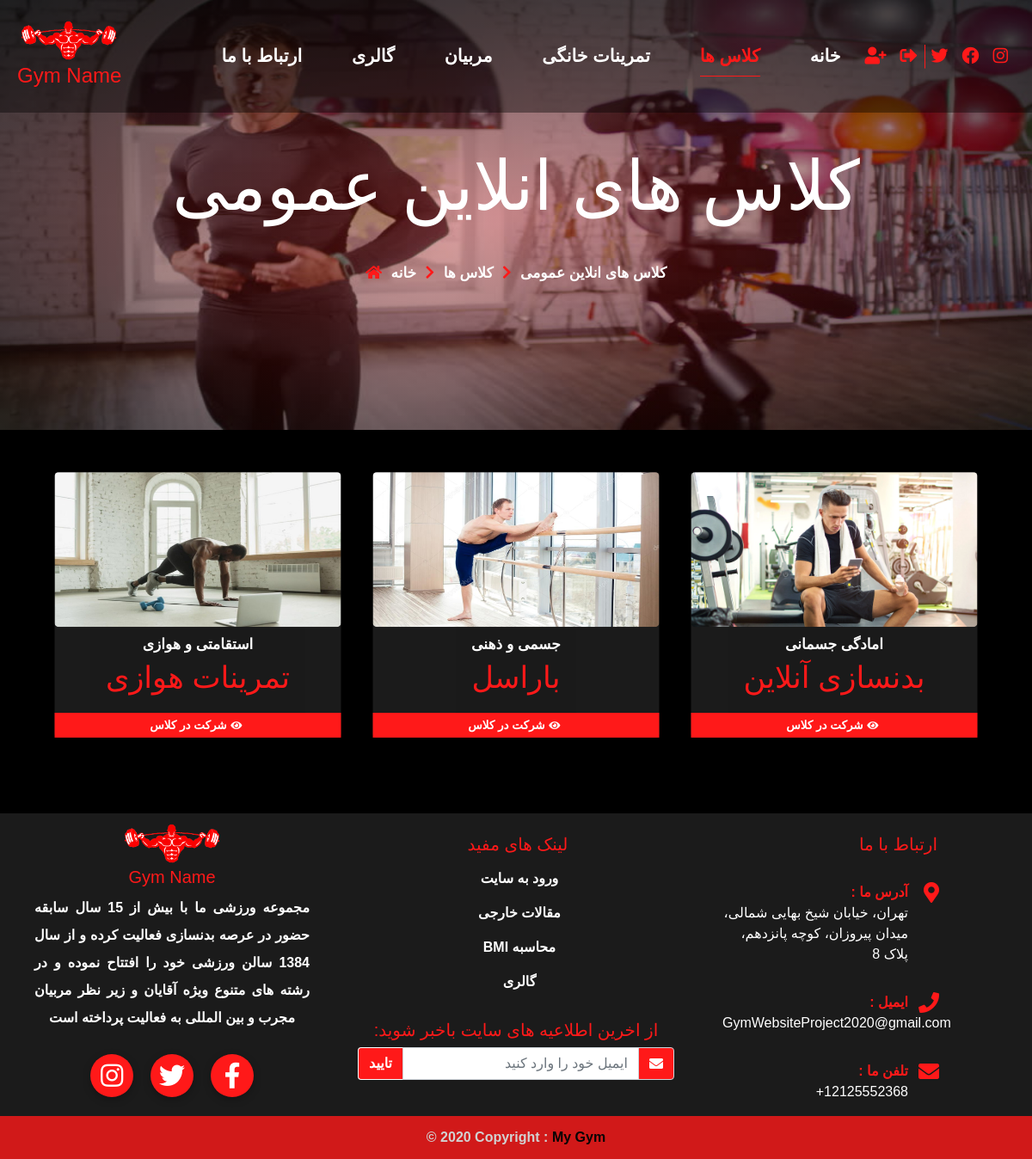
/classes/public_classes, run on an earlier commit of the app's database.
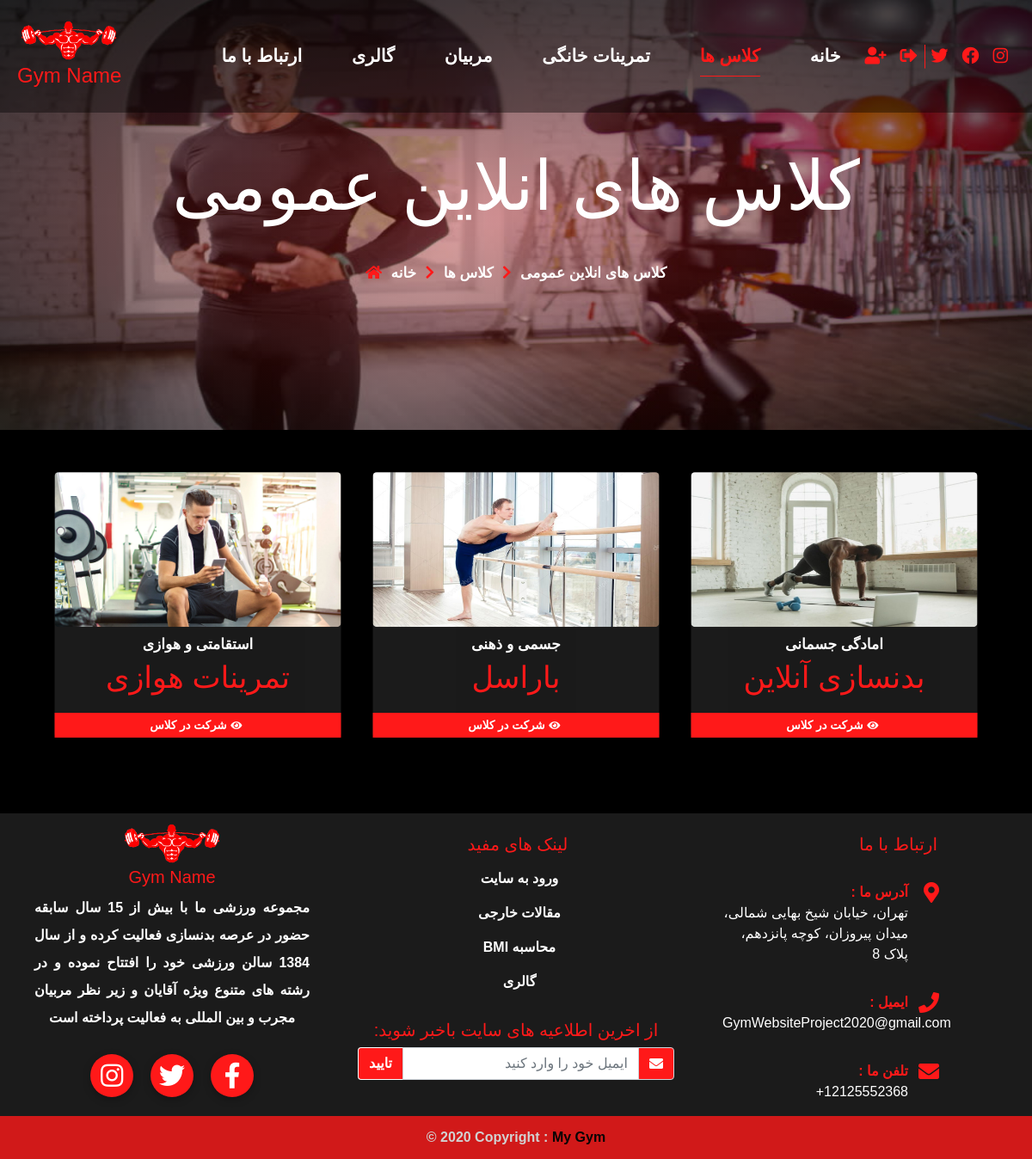
And on a later commit of the database.
### pages/models.py (models this page shows, shortened)
class Banner(models.Model):
    class Pages(models.TextChoices):
            page_1 = 'presence_class', "کلاس های حضوری"
            page_2 = 'online_private_class', "کلاس های انلاین خصوصی"
            page_3 = 'online_public_class', "کلاس های انلاین عمومی"
            page_4  = 'beginner_workouts', "تمرینات سطح مبتدی"
            page_5 = 'intermediate_workouts', "تمرینات سطح متوسط"
            page_6 = 'advanced_workouts', "تمرینات سطح پیشرفته"
            page_7 = 'our_team', "تیم ما"
            page_8 = 'gallery', "گالری"
            page_9 = 'contact_us', "ارتباط با ما"
            page_10 = 'profile', "پروفایل کاربری"
            page_11 = 'online_private_class_details', "جزئیات کلاس انلاین خصوصی"
            page_12 = 'online_public_class_details',"جزئیات کلاس انلاین عمومی"
            page_13 = 'presence_class_details',"جزئیات کلاس حضوری"
    image = models.ImageField(upload_to='banners/pages_banners/%Y/%m/%d')
    title = models.CharField(max_length=100)
    page = models.CharField(max_length=100,choices=Pages.choices,unique=True)
    class Meta:
        verbose_name_plural = "بنر ها"

### classes/models.py (models this page shows, shortened)
class PublicOnlineClass(models.Model):
    class Time(models.TextChoices):
            time_1 = '10:00-14:00', "10:00-14:00"
            time_2 = '14:00-16:00', "14:00-16:00"
            time_3 = '16:00-18:00', "16:00-18:00"
            time_4  = '18:00-20:00', "18:00-20:00"
            time_5 = '20:00-22:00', "20:00-22:00"
            closed = 'افلاین', "افلاین"
    coach = models.ForeignKey(Coach, on_delete=models.DO_NOTHING)
    title = models.CharField(max_length=200)
    workout_type = models.CharField(max_length=200, blank=True)
    image = models.ImageField(upload_to='classes/public_online_classes/%Y/%m/%d')
    description = models.TextField(blank=True)
    is_published = models.BooleanField(default=True)
    sunday = models.CharField(max_length=100,choices=Time.choices, default=Time.closed,verbose_name="یکشنبه")
    monday = models.CharField(max_length=100,choices=Time.choices, default=Time.closed,verbose_name="دوشنبه")
    tuesday = models.CharField(max_length=100,choices=Time.choices, default=Time.closed,verbose_name="سه شنبه")
    wednesday = models.CharField(max_length=100,choices=Time.choices, default=Time.closed,verbose_name="چهارشنبه")
    thursday = models.CharField(max_length=100,choices=Time.choices, default=Time.closed,verbose_name="پنجشنبه")
    friday = models.CharField(max_length=100,choices=Time.choices, default=Time.closed,verbose_name="جمعه")
    saturday = models.CharField(max_length=100,choices=Time.choices, default=Time.closed,verbose_name="شنبه")
    class Meta:
        verbose_name_plural = "کلاس های انلاین عمومی"

### contact_us/models.py (models this page shows, shortened)
class Contact_Info(models.Model):
    address = models.TextField()
    phone = PhoneNumberField(null=False, blank=False)
    email = models.EmailField()
    instagram_link = models.URLField(blank=True)
    facebook_link = models.URLField(blank=True)
    twitter_link = models.URLField(blank=True)
    bio = models.TextField()
    class Meta:
        verbose_name_plural = "اطلاعات سایت"

### classes/views.py (the view)
# urls.py: path('public_classes', views.public_classes, name='public_classes'),
def public_classes(request):
    classes = PublicOnlineClass.objects.filter(is_published=True).order_by('id')
    paginator = Paginator(classes,6)
    page = request.GET.get('page')
    paged_classes = paginator.get_page(page)
    banner = Banner.objects.filter(page="online_public_class").first()
    context = {
        'classes' : paged_classes,
        'banner' : banner,
    }
    return render(request, './classes/public-classes.html',context)

### pages/context_processors.py (called while the page is built, shortened)
def info(request):
    info = Contact_Info.objects.all()
    context = {
        'info' : info.first(),
    }
    all_users = User.objects.all()
    for user in all_users:
        active_registers , expired_registers = Register.objects.get_user_registers(user)
        for i in expired_registers:
            i.is_expired=True
            i.save()
    if request.user.is_authenticated:
        cart_obj, new_obj = Cart.objects.new_or_get(request.user)
        cart_count = cart_obj.selected_class.count() + cart_obj.online_selected_class.count()
        context.update({'cart_count' : cart_count})
    return(context)

### registers/models.py (called while the page is built)
def add_dates(sender, instance, *args, **kwrags):
    if instance.status == 'پرداخت شده':
        if instance.register_date is None and instance.expiration_date is None:
            instance.register_date = date.today()
            instance.expiration_date = date.today() + timedelta(days=1)

def pre_save_create_register_id(sender, instance, *args, **kwrags):
    if not instance.register_id:
        instance.register_id = unique_register_id_generator(instance)

def post_save_register(sender, instance, created, *args, **kwrags):
    if created:
        instance.update_total()

def change_cart_status(sender, instance, *args, **kwargs):
    if instance.status == "پرداخت شده":
        qs = Cart.objects.filter(id=instance.cart.id)
        qs.update(terminated=True)

    def get_user_registers(self,user):
        active_classes = []
        qs = self.get_queryset().filter(user=user, status="پرداخت شده")
        for i in qs:
            if i.expiration_date > date.today():
                active_classes.append(i)
        s = set(active_classes)
        expired_classes = [x for x in qs if x not in s]
        return active_classes, expired_classes

### templates/classes/public-classes.html (shortened to what this page needs)
{% extends 'base.html' %}
{% load humanize %}
{% block content %}
<section>
  <div class="banner" style="background-image: url('{{ banner.image.url }}');">
    <h1 data-aos="fade-up" data-aos-duration="800">{{ banner.title }}</h1>
    <div class="page-address">
      <span><i class="fa fa-home"></i></span>
      <span>کلاس های انلاین عمومی</span>
      <span><i class="fas fa-chevron-right"></i></span>
      <span>کلاس ها</span>
      <span><i class="fas fa-chevron-right"></i></span>
      <span> خانه </span>
    </div>
  </div>
</section>
<section class="container">
  {% if classes %}
  <div class="classes row">
    {% for class in classes %}
    <div class="card-class col-md-4 col-sm-6">
      <img src="{{ class.image.url }}" alt="" />
      <div class="card-body">
        <div class="card-header">
          <h5>{{ class.workout_type }}</h5>
          <h1>{{ class.title }}</h1>
        </div>
        <a class="enroll" href="{% url 'public_class_details' class.id %}">شرکت در کلاس<i class="fas fa-eye"></i></a>
      </div>
    </div>
    {% endfor %}
  </div>
  {% else %}
  <div class="col-md-12">
    <p>هیچ کلاسی موجود نیست</p>
  </div>
  {% endif %}
</section>
{% endblock %}

### templates/base.html (shortened to what this page needs)
{% load static %}
<!DOCTYPE html>
<head>
  <link rel="stylesheet" href="https://cdnjs.cloudflare.com/ajax/libs/font-awesome/5.13.0/css/all.min.css" />
  <link rel="stylesheet" href="https://stackpath.bootstrapcdn.com/bootstrap/4.4.1/css/bootstrap.min.css" />
  <link rel="stylesheet" href="https://cdnjs.cloudflare.com/ajax/libs/magnific-popup.js/1.1.0/magnific-popup.min.css" />
  <link rel="stylesheet" href="https://cdnjs.cloudflare.com/ajax/libs/OwlCarousel2/2.3.4/assets/owl.carousel.min.css" />
  <link rel="stylesheet" href="https://cdnjs.cloudflare.com/ajax/libs/OwlCarousel2/2.3.4/assets/owl.theme.default.min.css" />
  <link href="https://unpkg.com/aos@2.3.1/dist/aos.css" rel="stylesheet">
  {% if '/' == request.path %}
  <link rel="stylesheet" href="{% static 'css/main.css' %}" />
  {% elif '/' == request.path %}
  <link rel="stylesheet" href="{% static 'css/class.css' %}" />
  {% elif '/' == request.path %}
  <link rel="stylesheet" href="{% static 'css/workout.css' %}" />
  {% elif '/our_team/' == request.path %}
  <link rel="stylesheet" href="{% static 'css/our-team.css' %}" />
  {% elif '/gallery/' == request.path %}
  <link rel="stylesheet" href="{% static 'css/gallery.css' %}" />
  {% elif '/contact_us/' == request.path %}
  <link rel="stylesheet" href="{% static 'css/contact-us.css' %}" />
  {% elif '/accounts/profile' == request.path or '/cart' in request.path %}
  <link rel="stylesheet" href="{% static 'css/profile.css' %}" />
  {% elif '/classes/presence_classes' in request.path %}
  <link rel="stylesheet" href="{% static 'css/classes.css' %}" />
  <link rel="stylesheet" href="{% static 'css/class-details.css' %}" />
  {% elif 'classes/private_classes' in request.path or 'classes/public_classes' in request.path %}
  <link rel="stylesheet" href="{% static 'css/classes.css' %}" />
  <link rel="stylesheet" href="{% static 'css/online-class-details.css' %}" />
  {% elif '/workouts/beginner_workouts' in request.path  or '/workouts/intermediate_workouts' in request.path or '/workouts/search' in request.path or '/workouts/advanced_workouts' in request.path  %}
  <link rel="stylesheet" href="{% static 'css/workouts-list.css' %}" />
  {% elif '/workouts/workouts' in request.path %}
  <link rel="stylesheet" href="{% static 'css/workout.css' %}" />
  {% endif %}
</head>
<body>
  {% include 'partials/navbar.html' %}
  {% block content%} {%endblock%}
  {% include './partials/footer.html' %}
</body>

### templates/partials/navbar.html (shortened to what this page needs)
{% load static %}
<header style="z-index: 4;" id="header">
  <div>
    <div class="social-nav flex-row">
      <ul class="navbar-nav flex-row">
        {% if user.is_authenticated %}
        <li class="nav-item">
          <a href="{% url 'profile'%}" class="nav-link px-2"><i class="fas fa-user-cog"></i><span
              class="cart">{{ cart_count }}</span></a>
        </li>
        <li class="nav-item">
          <a href="javascript:{document.getElementById('logout').submit()}" class="nav-link px-2"><i
              class="fas fa-sign-out-alt  fa-flip-horizontal"></i></a>
          <form action="{% url 'logout' %}" method="POST" id="logout">
            {% csrf_token %}
            <input type="hidden">
          </form>
        </li>
        {% else %}
        <li class="nav-item">
          <a href="{% url 'register'%}" class="nav-link px-2"><i class="fas fa-user-plus"></i></a>
        </li>
        <li class="nav-item">
          <a href="{% url 'login'%}" class="nav-link px-2"><i class="fas fa-sign-out-alt"></i></a>
        </li>
        {% endif %}
        <li class="nav-item nav-divider">
          <a href="{{ info.twitter_link }}" class="nav-link px-2"><i class="fab fa-twitter"></i></a>
        </li>
        <li class="nav-item">
          <a href="{{ info.facebook_link }}" class="nav-link px-2"><i class="fab fa-facebook"></i></a>
        </li>
        <li class="nav-item">
          <a href="{{ info.instagram_link }}" class="nav-link px-2"><i class="fab fa-instagram"></i></a>
        </li>
      </ul>
    </div>
  </div>
  <ul class="navbar-nav ml-auto pages">
    {% if '/contact_us/' == request.path %}
    <li class="nav-item active">
      {% else %}
    <li class="nav-item">
      {% endif %}
      <a href="{% url 'contact_us' %}" class="nav-link">ارتباط با ما </a></li>
    {% if '/gallery/' == request.path %}
    <li class="nav-item active">
      {% else %}
    <li class="nav-item">
      {% endif %}
      <a href="{% url 'gallery' %}" class="nav-link">گالری</a></li>
    {% if '/our_team/' == request.path %}
    <li class="nav-item active">
      {% else %}
    <li class="nav-item">
      {% endif %}
      <a href="{% url 'our_team' %}" class="nav-link">مربیان</a></li>
    {% if '/workouts/' in request.path %}
    <li class="nav-item active">
      {% else %}
    <li class="nav-item">
      {% endif %}
      <div class="dropdown">
        <a class="nav-link">تمرینات خانگی</a>
      </div>
    </li>
    {% if '/classes/' in request.path %}
    <li class="nav-item active">
      {% else %}
    <li class="nav-item">
      {% endif %}
      <div class="dropdown">
        <a class="nav-link">کلاس ها</a>
      </div>
    </li>
    {% if '/' == request.path %}
    <li class="nav-item active">
      {% else %}
    <li class="nav-item">
      {% endif %}
      <a href="{% url 'index' %}" class="nav-link">خانه</a></li>
  </ul>
  <a href="{% url 'index' %}" class="navbar-brand"><img src="{% static 'images/logo.png' %}" alt="" />
    <h5>Gym Name</h5>
  </a>
</header>

### templates/partials/footer.html (shortened to what this page needs)
{% load static %}
<footer>
  <div class="row no-gutters">
    <div class="col-lg-4">
      <div>
        <img src="{% static 'images/logo.png' %}" alt="" style="width: 30%;" />
        <h5>Gym Name</h5>
        <div class="mx-auto about-us">
          <p>{{ info.bio }}</p>
        </div>
      </div>
      <div class="footer-icon">
        <a href="{{ info.instagram_link }}" class="instagram"><i class="fab fa-instagram"></i></a>
        <a href="{{ info.twitter_link }}" class="twitter"><i class="fab fa-twitter"></i></a>
        <a href="{{ info.facebook_link }}" class="facebook"><i class="fab fa-facebook-f"></i></a>
      </div>
    </div>
    <div class="col-lg-4 mt-4">
      <div class="useful-links">
        <h5>لینک های مفید</h5>
        <ul>
          {% if user.is_authenticated %}
          <li><a href="{% url 'profile' %}">پروفایل کاربری</a></li>
          {% else %}
          <li><a href="{% url 'login' %}">ورود به سایت</a></li>
          {% endif %}
          <li><a href="https://www.menshealth.com/">مقالات خارجی</a></li>
          <li><a href="https://www.calculator.net/bmi-calculator.html">BMI محاسبه </a></li>
          <li><a href="{% url 'gallery' %}">گالری</a></li>
        </ul>
      </div>
      <div class="newsletters p-3">
        <div class="mb-2 text-white">
          <h5>:از اخرین اطلاعیه های سایت باخبر شوید</h5>
        </div>
        <form method="POST">
          <div class="input-group">
            <button type="submit" class="btn shadow-none" name="submit_footer_subscribe">تایید</button>
            <input type="email" class="form-control text-right shadow-none" name="eamil_subscribe"
              placeholder="ایمیل خود را وارد کنید" />
            <div class="input-group-append">
              <span class="input-group-text"><i class="fa fa-envelope"></i></span>
            </div>
          </div>
        </form>
      </div>
    </div>
    <div class="col-lg-4 contact-us mt-4">
      <h5>ارتباط با ما</h5>
      <ul class="footer-info">
        <li>
          <i class="fas fa-map-marker-alt"></i>
          <span>: آدرس ما</span>
          {{ info.address }}
        </li>
        <li>
          <i class="fa fa-phone"></i>
          <span>: ایمیل</span>
          {{ info.email }}
        </li>
        <li>
          <i class="fa fa-envelope"></i>
          <span>: تلفن ما</span>
          {{ info.phone }}
        </li>
      </ul>
    </div>
  </div>
  <div class="lower-footer">
    © 2020 Copyright :
    <a href="{% url 'index' %}"> My Gym</a>
  </div>
</footer>

What changed in the data, as far as the page shows it:
changed PublicOnlineClass "تمرینات هوازی": image: a different picture
changed PublicOnlineClass "بدنسازی آنلاین": image: a different picture
